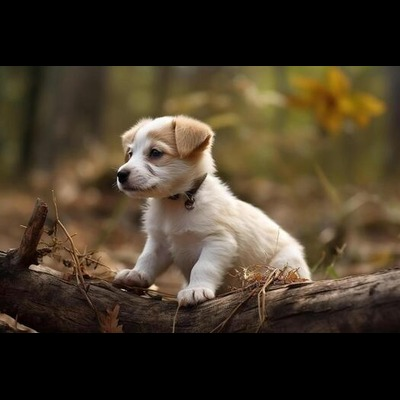
#> input picture backend/saliency_core/Test Images/realistic3_400.jpg, 400 x 400 px
$ python main.py
#> lines starting #> are read from the running program, lines starting #| are printed output that depends on the picture
### backend/saliency_core/saliency.py
from superpixels import compute_superpixels, compute_features
from skimage.color import rgb2lab
from graph import build_adjacency, compute_weight_matrix, compute_degree_matrix, compute_normalized_similarity
from ranking import  compute_boundary_seeds, manifold_ranking
import numpy as np
import cv2

def compute_saliency(image, num_segments):
  lab_image = rgb2lab(image)
  # Converting image to LAB(L (Lighting), A channel(green, red), B channel(blue, yellow)) for uniform perception for human eye.)

  segments, num_nodes = compute_superpixels(image, num_segments)
  gray = cv2.cvtColor(image, cv2.COLOR_RGB2GRAY)
  gray_blur = cv2.GaussianBlur(gray, (5,5), 0)
  features = compute_features(lab_image, segments, num_nodes)

  variance = np.zeros(num_nodes)

  for i in range(num_nodes):
      mask = (segments == i)
      region_pixels = gray_blur[mask]
      variance[i] = np.var(region_pixels)
  variance = (variance - variance.min()) / (variance.max() - variance.min() + 1e-8)
  variance = variance * 30
  features = np.hstack((
    features[:, :3],      # L, a, b
    variance[:, None],    # texture variance
    features[:, 3:5]      # x, y
  ))

  # print(features[:, :3].max(), features[:, :3].min())
  adjacency = build_adjacency(segments, num_nodes)

  sigma = 1.81
  beta = 0.9
  weights = compute_weight_matrix(features, adjacency, sigma)
  degree = compute_degree_matrix(weights)
  normalized_similarity = compute_normalized_similarity(weights, degree)
  # Background seeds
  y_background = compute_boundary_seeds(segments, num_nodes)
  f_b = manifold_ranking(normalized_similarity, y_background, beta)
  f_b = (f_b - f_b.min()) / (f_b.max() - f_b.min())
  saliency_initial = 1 - f_b

  k = int(0.15 * num_nodes)  # 15%
  indices = np.argsort(saliency_initial)[-k:]
  y_foreground = np.zeros(num_nodes)
  y_foreground[indices] = 1

  for _ in range(2):
      f_f = manifold_ranking(normalized_similarity, y_foreground, beta)
      f_f = (f_f - f_f.min()) / (f_f.max() - f_f.min())

      saliency = f_f / (f_f + f_b + 1e-8)

      indices = np.argsort(saliency)[-k:]
      y_foreground = np.zeros(num_nodes)
      y_foreground[indices] = 1


  saliency = saliency ** 2
  saliency_map = saliency[segments]
  saliency_map = saliency_map.astype(np.float32)

  return saliency_map

### backend/saliency_core/superpixels.py
import numpy as np
from skimage.segmentation import slic

def compute_superpixels(image, num_segments):
    segments = slic(
        image,
        n_segments = num_segments,
        compactness = 5,
        start_label = 0
    )

    num_nodes = segments.max()+1 # No. of superpixels are called num_nodes because each superpixel is called node in graph terminology.
    return segments, num_nodes

def compute_features(lab_image, segments, num_nodes):
  h, w, _ = lab_image.shape

  features = np.zeros((num_nodes, 5))

  for i in range(num_nodes):
      mask = (segments == i)
      # each pixels has a id that says which superpixel it belongs.
      # so we will be making a mask that says true or false which describes "to which superpixel the current pixel belongs to".

      region_pixels = lab_image[mask]
      # This is called boolean indexing in NumPy.
      # Here are taking every pixel that has true in boolean mask. We are transforming image space to region space.

      mean_lab = region_pixels.mean(axis=0)
      # Calculating the mean color of the total region. axis=0 represents the mean should be done column wise.
      # Mean should L1+L2..., a1+a2..., b1+b2... and output is of the size (3,_).

      rows, cols = np.where(mask)

      mean_rows = rows.mean() / h
      mean_cols = cols.mean() / w

      features[i] = [
          mean_lab[0],
          mean_lab[1],
          mean_lab[2],
          mean_rows,
          mean_cols
      ]

  return features

### backend/saliency_core/graph.py
import numpy as np

def build_adjacency(segments, num_nodes):
  h, w = segments.shape # Getting height, width to iterate through all the pixels
  adjacency = np.zeros((num_nodes, num_nodes), dtype=np.uint8)
  # Initializing adjacency matrix with size of num_nodesxnum_nodes with type uint8 because we are saving only 0 or 1 so it saves memory and faster than float.

  for r in range(h):
    for c in range(w):
      current_pos = segments[r][c]
      # We are only taking right, bottom neighbours and not all the four neighbours because if we do there are going to be duplicate
      # Take this example
      # A B
      # C D
      # A is left neighbour to B and a top neighbour to C, also B is right neighbour to A and C is bottom neighbour to A. By taking only right and bottom we are eliminating the duplicate computation.

      # Check right neighbour
      if c+1 < w:
        right = segments[r, c+1]
        if current_pos != right:
          adjacency[current_pos, right] = 1
          adjacency[right, current_pos] = 1

      # Check bottom neighbour
      if r+1 < h:
        bottom = segments[r+1, c]
        if current_pos != bottom:
          adjacency[current_pos, bottom] = 1
          adjacency[bottom, current_pos] = 1
  return adjacency


def compute_weight_matrix(features, adjacency, sigma):
  num_nodes = features.shape[0] # Taking the size of the features matrix
  weights = np.zeros((num_nodes, num_nodes)) # Initializing a matrix of size num_nodesxnum_nodes

  # Iterating through nodes in such a way that duplicate iteration is not computed
  # through only j > i and then assiging the same weight for weights[i][j] and weights[j][i].

  for i in range(num_nodes):
    for j in range(i+1, num_nodes):
      if adjacency[i][j] == 1:
        diff = features[i] - features[j]
        dist_sq = np.sum(diff ** 2)

        weight = np.exp(-dist_sq / (2 * sigma * sigma)) # Gaussian Kernel
        weights[i][j] = weight
        weights[j][i] = weight
  return weights

def compute_degree_matrix(weights):
  degree = np.sum(weights, axis=1)
  return degree

def compute_normalized_similarity(weights, degree):
    degree_inv_sqrt = 1.0 / np.sqrt(degree)
    normalizded_similarity = weights * degree_inv_sqrt[:, None] * degree_inv_sqrt[None, :]
    return normalizded_similarity

### backend/saliency_core/ranking.py
import numpy as np
from scipy.linalg import solve

def compute_boundary_seeds(segments, num_nodes):
  h, w = segments.shape

  boundary_ids = set()

  # Top Row
  boundary_ids.update(segments[0, :])
  # Bottom Row
  boundary_ids.update(segments[h-1, :])
  # Left Col
  boundary_ids.update(segments[:, 0])
  # Right Col
  boundary_ids.update(segments[:, w-1])

  y = np.zeros(num_nodes)
  for idx in boundary_ids:
    y[idx] = 1

  return y

def manifold_ranking(S, y, beta):
    num_nodes = S.shape[0]
    I = np.eye(num_nodes)
    A = I - beta * S

    f = solve(A, y)
    return f

### backend/saliency_core/main.py
import cv2
import numpy as np
from saliency import compute_saliency

image = cv2.imread("./Test Images/realistic3_400.jpg")
#> image is the input picture: shape (400, 400, 3); mean B, G, R 40.5, 57.2, 68.9
if image is None:
  print("Input not found")
  exit()
image = cv2.cvtColor(image, cv2.COLOR_BGR2RGB)
# OpenCV takes input in BGR format so we are converting it to RGB.

scales = [300, 500, 700]
saliency_maps = []

for s in scales:
    saliency_s = compute_saliency(image, s)
    saliency_maps.append(saliency_s)
#> this loop made 3 passes
#> k in compute_saliency on passes 1 to 3: 34, 57, 93
#> pass 1, in compute_superpixels, `segments = slic( image, n_segments = num_segments, compactness = 5, st..`:
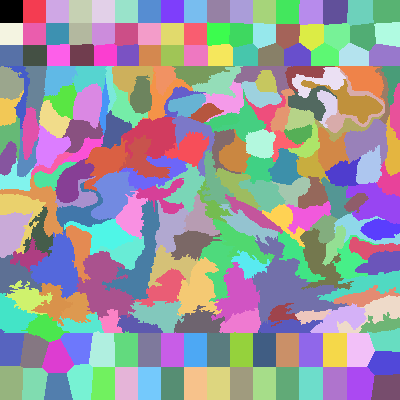
#> segments: shape (400, 400) int64; 229 distinct labels, from 0 to 228; one colour per label, 0 black
#> pass 1, in compute_saliency, `gray = cv2.cvtColor(image, cv2.COLOR_RGB2GRAY)`:
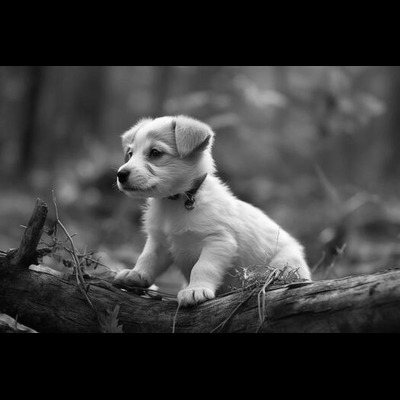
#> gray: shape (400, 400); min 0, max 254, mean 58.8
#> after the loop, saliency_maps = 3 items

saliency_final = np.mean(saliency_maps, axis=0)
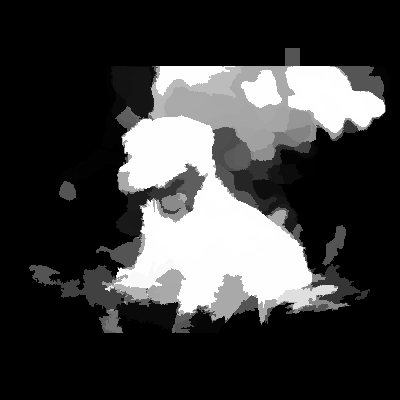
#> saliency_final: shape (400, 400) float32; min 0, max 1, mean 0.237

saliency_final = saliency_final.astype(np.float32)
saliency_final = cv2.bilateralFilter(
    saliency_final,
    d=9,
    sigmaColor=0.1,
    sigmaSpace=15
)

gray = cv2.cvtColor(image, cv2.COLOR_RGB2GRAY)
gray = cv2.cvtColor(gray, cv2.COLOR_GRAY2RGB)
#> gray: shape (400, 400, 3)

gray_float = gray.astype(np.float32) / 255.0
image_float = image.astype(np.float32) / 255.0

saliency_3c = np.stack([saliency_final]*3, axis=-1)
output_float = saliency_3c * image_float + (1 - saliency_3c) * gray_float
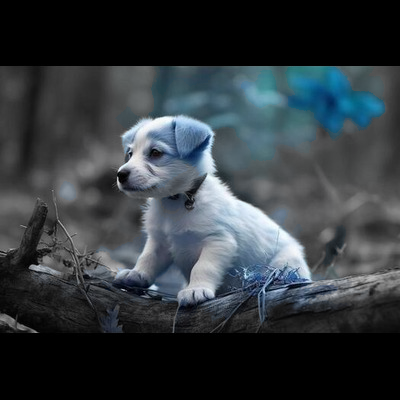
#> output_float: shape (400, 400, 3) float32; mean of channels 0, 1, 2 0.246, 0.228, 0.202; drawn as B, G, R

output = (output_float * 255).astype(np.uint8)
cv2.imwrite("saliency.png", (saliency_final * 255).astype(np.uint8))
cv2.imwrite("output.png", cv2.cvtColor(output, cv2.COLOR_RGB2BGR))
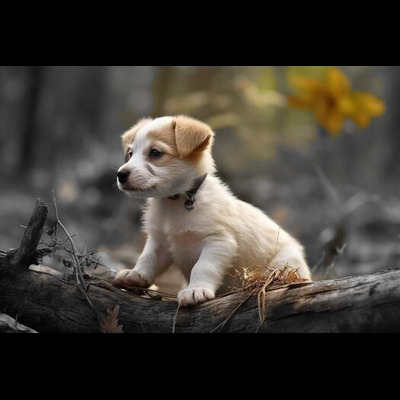
#> saved as output.png: shape (400, 400, 3); mean B, G, R 51.2, 58, 62.6

# [19 lines of commented-out code are left out]

$ run again, with backend/saliency_core/Test Images/hard_400.jpg copied over backend/saliency_core/Test Images/realistic3_400.jpg
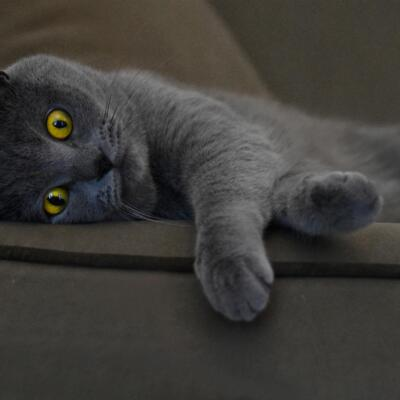
#> input picture backend/saliency_core/Test Images/hard_400.jpg, 400 x 400 px
#> image is the input picture: shape (400, 400, 3); mean B, G, R 57.2, 61, 63
#> the loop `for s in scales:` made 3 passes
#> k in compute_saliency on passes 1 to 3: 39, 65, 99
#> pass 1, in compute_superpixels, `segments = slic( image, n_segments = num_segments, compactness = 5, st..`:
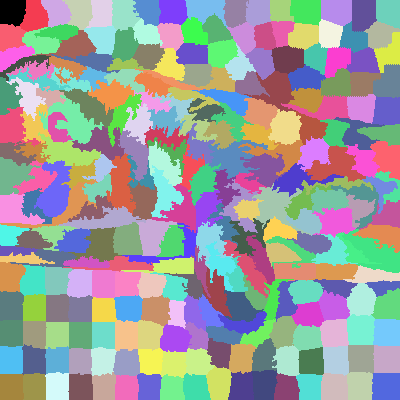
#> segments: shape (400, 400) int64; 262 distinct labels, from 0 to 261; one colour per label, 0 black
#> after the loop `for s in scales:`: saliency_maps = 3 items
#> `saliency_final = np.mean(saliency_maps, axis=0)`:
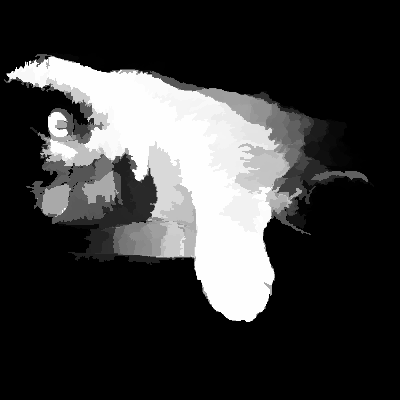
#> saliency_final: shape (400, 400) float32; min 8.22e-15, max 1, mean 0.225
